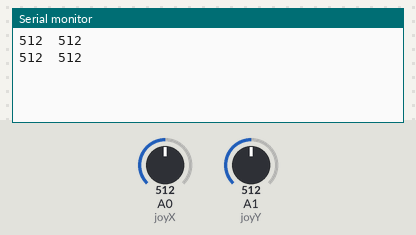
Bench run of a sketch on a simulated Arduino Uno, built with avr-gcc and run on an emulated ATmega328P. On the bench: the last lines printed to the serial monitor. The test bench sets the inputs (shaded band); at power-on: A0 (joyX) = 512, A1 (joyY) = 512.

Above: at 2.8 s.
2.9 s: A0 (joyX) set to 716
At 5.2 s:
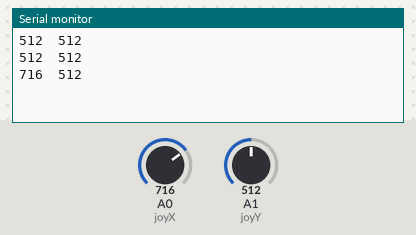
5.6 s: A1 (joyY) set to 716
At 6.8 s:
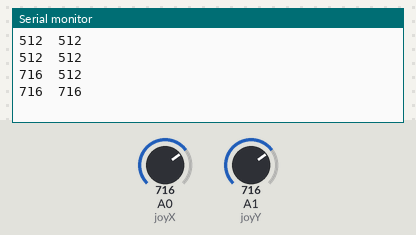
8.3 s: A0 (joyX) set to 900
At 10.8 s:
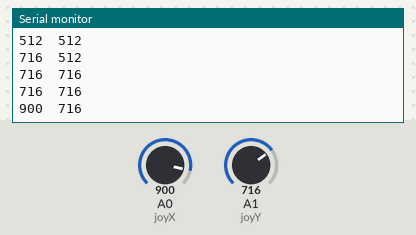
11.0 s: A1 (joyY) set to 900
At 12.6 s:
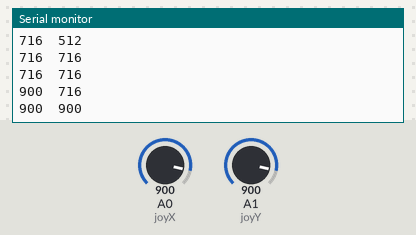
Timing chart, 0 to 14.1 s (numbered marks = the images above; inputs shaded):
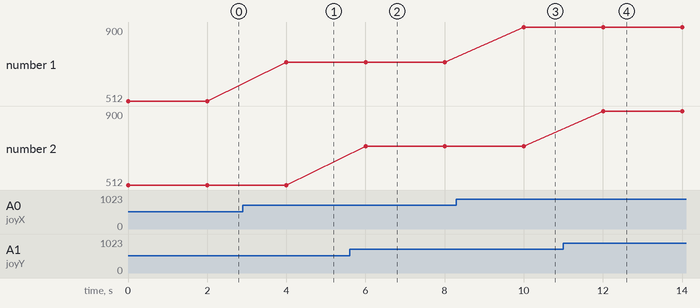

The sketch:

HW504_Recognizing_Axis.ino
```cpp
/*********
 By Alexandros Panagiotakopoulos - alexandrospanag.github.io
*********/

#define joyX A0
#define joyY A1

void setup() {
  Serial.begin(9600);
}

void loop() {
  // put your main code here, to run repeatedly:
  int xValue = analogRead(joyX);
  int yValue = analogRead(joyY);

  //print the values with to plot or view
  Serial.print(xValue);
  Serial.print("\t");
  Serial.println(yValue);
  delay(2000);
}
```

Measured:
- after the input at 2.9 s, the serial monitor: prints a new line after 1.1 s (image 1)
- after the input at 5.6 s, the serial monitor: prints a new line after 0.40 s (image 2)
- after the input at 8.3 s, the serial monitor: prints a new line after 1.7 s (image 3)
- after the input at 11.0 s, the serial monitor: prints a new line after 1.0 s (image 4)
- plotted number 1: 512 → 716 after the input at 2.9 s, 716 → 900 after the input at 8.3 s
